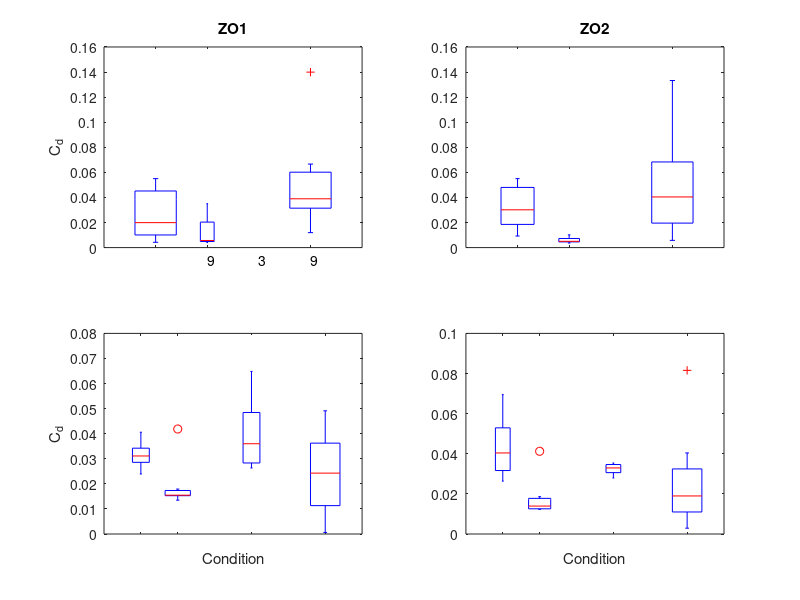

This figure's MATLAB source: (Note: this script raises an error after producing the figure.)
% Glide Data Look

% load data
% Individual: 1 = Hoku; 2 = Liko
% Condition: 0 = no tag; 1 = tag; 3 = tag + 2; 5 = tag + 4
% Data: [Cd ZO1, Cd ZO2, Cd Fluke, R2 ZO1, R2 ZO2, R2 Fluke, Cd ZO1 Noren, 
%       Cd ZO2 Noren]
load('GlideData')

%% plot data

% Figure 1: boxplot of drag coefficients by condition
% Method 1
figure(1)
subplot(221)
boxplot(-data(individual == 1,1),condition(individual == 1))
text(1,-0.01,num2str(sum(~isnan(data(individual == 1 & condition == 0,1))))) 
text(2,-0.01,num2str(sum(~isnan(data(individual == 1 & condition == 1,1)))))
text(3,-0.01,num2str(sum(~isnan(data(individual == 1 & condition == 3,1)))))
ylabel('C_d'); title('ZO1')

subplot(222)
boxplot(-data(individual == 1,2),condition(individual == 1))
title('ZO2')

subplot(223)
boxplot(-data(individual == 2,1),condition(individual == 2))
xlabel('Condition'); ylabel('C_d')

subplot(224)
boxplot(-data(individual == 2,2),condition(individual == 2))
xlabel('Condition')

[ax4,h3]=suplabel('Method 1: Bilo & Nachtigal'  ,'t');

%% Method 2: moving average (Noren)
figure(3)
subplot(221)
boxplot(data(individual == 1,7),condition(individual == 1))
text(1,0,num2str(sum(~isnan(data(individual == 1 & condition == 0,7))))) 
text(2,0,num2str(sum(~isnan(data(individual == 1 & condition == 1,7)))))
text(3,0,num2str(sum(~isnan(data(individual == 1 & condition == 3,7)))))
ylabel('C_d'); title('ZO1')

subplot(222)
boxplot(data(individual == 1,8),condition(individual == 1))
text(1,0,num2str(sum(~isnan(data(individual == 1 & condition == 0,8))))) 
text(2,0,num2str(sum(~isnan(data(individual == 1 & condition == 1,8)))))
text(3,0,num2str(sum(~isnan(data(individual == 1 & condition == 3,8)))))
title('ZO2')

subplot(223)
boxplot(data(individual == 2,7),condition(individual == 2))
text(1,0,num2str(sum(~isnan(data(individual == 2 & condition == 0,7))))) 
text(2,0,num2str(sum(~isnan(data(individual == 2 & condition == 1,7)))))
text(3,0,num2str(sum(~isnan(data(individual == 2 & condition == 3,7)))))
text(4,0,num2str(sum(~isnan(data(individual == 2 & condition == 5,7)))))
ylim([-0.02 0.07])
xlabel('Condition'); ylabel('C_d')

subplot(224)
boxplot(data(individual == 2,8),condition(individual == 2))
text(1,0,num2str(sum(~isnan(data(individual == 2 & condition == 0,8))))) 
text(2,0,num2str(sum(~isnan(data(individual == 2 & condition == 1,8)))))
text(3,0,num2str(sum(~isnan(data(individual == 2 & condition == 3,8)))))
text(4,0,num2str(sum(~isnan(data(individual == 2 & condition == 5,8)))))
ylim([-0.02 0.07])
xlabel('Condition')

[ax4,h3]=suplabel('Method 2: 1 s Moving Average'  ,'t');

%% Average both ZO points using methods 1 and 2
data(:,9) = nanmean(data(:,1:2)');
data(:,10) = nanmean(data(:,7:8)');


figure(4)


subplot(221)
boxplot(-data(individual == 1,9),condition(individual == 1))
text(1,-0.01,num2str(sum(~isnan(data(individual == 1 & condition == 0,9))))) 
text(2,-0.01,num2str(sum(~isnan(data(individual == 1 & condition == 1,9)))))
text(3,-0.01,num2str(sum(~isnan(data(individual == 1 & condition == 3,9)))))
ylim([-0.02 0.14])
title('Unfiltered'); ylabel('C_d')

subplot(223)
boxplot(-data(individual == 2,9),condition(individual == 2))
text(1,-0.01,num2str(sum(~isnan(data(individual == 2 & condition == 0,9))))) 
text(2,-0.01,num2str(sum(~isnan(data(individual == 2 & condition == 1,9)))))
text(3,-0.01,num2str(sum(~isnan(data(individual == 2 & condition == 3,9)))))
text(4,-0.01,num2str(sum(~isnan(data(individual == 2 & condition == 5,9)))))
ylim([-0.02 0.07])
xlabel('Condition'); ylabel('C_d')

subplot(222)
boxplot(data(individual == 1,10),condition(individual == 1))
text(1,-0.01,num2str(sum(~isnan(data(individual == 1 & condition == 0,10))))) 
text(2,-0.01,num2str(sum(~isnan(data(individual == 1 & condition == 1,10)))))
text(3,-0.01,num2str(sum(~isnan(data(individual == 1 & condition == 3,10)))))
ylim([-0.02 0.14])
title('1 s MAV')

subplot(224)
boxplot(data(individual == 2,10),condition(individual == 2))
text(1,-0.01,num2str(sum(~isnan(data(individual == 2 & condition == 0,10))))) 
text(2,-0.01,num2str(sum(~isnan(data(individual == 2 & condition == 1,10)))))
text(3,-0.01,num2str(sum(~isnan(data(individual == 2 & condition == 3,10)))))
text(4,-0.01,num2str(sum(~isnan(data(individual == 2 & condition == 5,10)))))
ylim([-0.02 0.07])
xlabel('Condition')

[ax4,h3]=suplabel('Average of ZO1 and ZO2'  ,'t');


%% Pairwise comparison for ZOs? 
% (Ho = no significant difference between Cd estimated from ZO1 and ZO2)

% find where have pairs
matched = ~isnan(data(:,7)) & ~isnan(data(:,8));

% create subsets of data
matchdata = data(matched,:);
matchindividual = individual(matched);
matchcondition = condition(matched);

% paired t test, bonferroni correction
% for hoku, condition 0
[h.hoku0,p.hoku0,ci,stats.hoku0] = ttest(matchdata(matchindividual == 1 & matchcondition == 0,7),matchdata(matchindividual == 1 & matchcondition == 0,8),'alpha',0.05/3);
[h.hoku1,p.hoku1,ci,stats.hoku1] = ttest(matchdata(matchindividual == 1 & matchcondition == 1,7),matchdata(matchindividual == 1 & matchcondition == 1,8),'alpha',0.05/3);
[h.hoku3,p.hoku3,ci,stats.hoku3] = ttest(matchdata(matchindividual == 1 & matchcondition == 3,7),matchdata(matchindividual == 1 & matchcondition == 3,8),'alpha',0.05/3);

[h.liko0,p.liko0,ci,stats.liko0] = ttest(matchdata(matchindividual == 2 & matchcondition == 0,7),matchdata(matchindividual == 2 & matchcondition == 0,8),'alpha',0.05/4);
[h.liko1,p.liko1,ci,stats.liko1] = ttest(matchdata(matchindividual == 2 & matchcondition == 1,7),matchdata(matchindividual == 2 & matchcondition == 1,8),'alpha',0.05/4);
[h.liko3,p.liko3,ci,stats.liko3] = ttest(matchdata(matchindividual == 2 & matchcondition == 3,7),matchdata(matchindividual == 2 & matchcondition == 3,8),'alpha',0.05/4);
[h.liko5,p.liko5,ci,stats.liko5] = ttest(matchdata(matchindividual == 2 & matchcondition == 5,7),matchdata(matchindividual == 2 & matchcondition == 5,8),'alpha',0.05/4);


